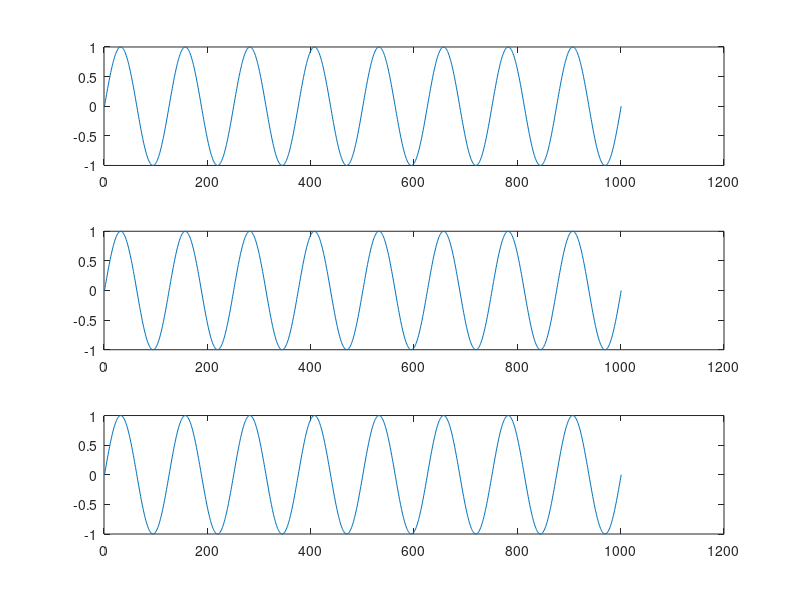
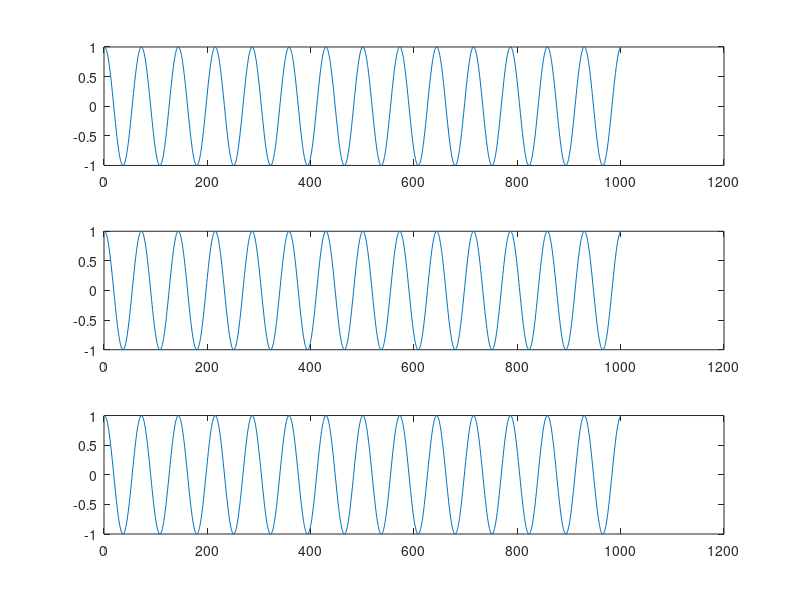
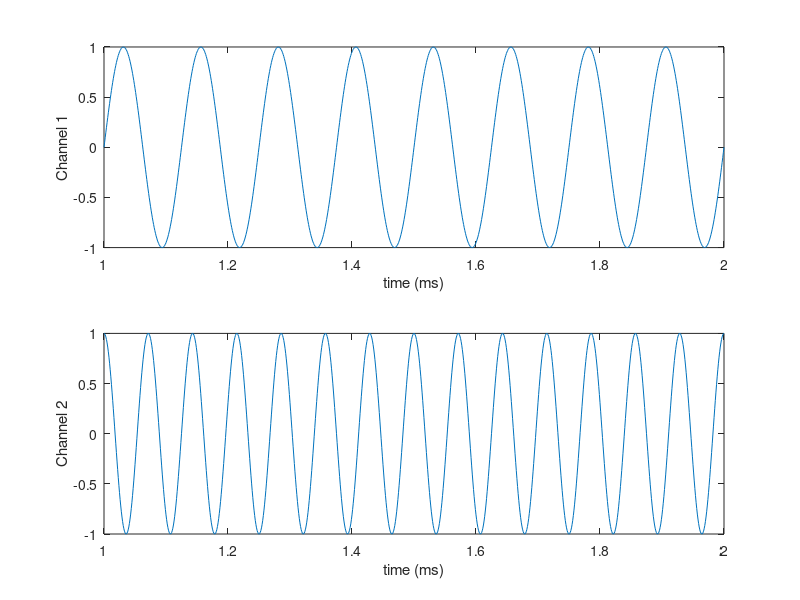

These figures' MATLAB source, in order: (Note: this script raises an error after producing the figures.)
%% Data analysis using wavelets,
% for github, 28 11 2014
% Make sample M-channel signal, here we have 3 channels
% Writen by Maria l- Stavrinou.

clear all 
Fs=1000;
dt=1/Fs;
f1=8; 
f2=14;
t=(1:dt:2);
s=sin(2*pi.*t*f1);
y=cos(2*pi.*t*f2);

ntrig=3;
nchan=2;
ntimepoints=length(t);


channel1=repmat(s,3,1);
channel2=repmat(y,3,1);
channels=cat(3, channel1, channel2);

data_all=zeros(ntimepoints, nchan, ntrig);
for nc=1:nchan,
    for kk=1:ntrig,
        new1=squeeze(channels(kk,:,nc)); % take channel1 for kk=1
        data_all(:,nc,kk)=new1;
        clear new1;
    end
end

% Evaluate that we have the correct single trials on the correct channel
for nc=1:2,
figure; for kk=1:3, subplot(3,1,kk); plot(squeeze(data_all(:,nc,kk)));end
end



%% Useful params 
ndata=1;
collect_chans_L=data_all;

% The general form  of the input data will be [ntimepoints x nchan x ntrig]
[ntimepoints nchan ntrig]=size(data_all);
% General form of timevector 
%timeVec=(1:length(collect_chans_L)).*1/fs;
timeVec=t;

%% Visualize data
figure;
for cc=1:nchan,
    ctemp=[];
    subplot(nchan, 1, cc); plot(timeVec, data_all(:,cc,1));
    xlabel('time (ms)'); ylabel(['Channel ' num2str(cc)]);
end
suptitle('Our signal - first trial plotted');
clear kk

%% Analysis starts:

%% analysis characteristics %%%%
freqN = input('frequency to start?        ');
repeats = input('For how many times -subsequent frequency bands?   ');
tic
%% Define frequencies
for q = 1:repeats
    freq1=freqN;
    freqN=freq1+20;  
    step=0.2;
    freqVec =freq1:step:freqN; % 2:0.05:16
    disp(freq1)
    disp(freqN)
    width=6;
    for k=1:ndata;
        TFR_array=zeros(length(freqVec), length(timeVec), nchan);
        RHO=0;
        for n=1:nchan  %start for every source - channel
        % Lets select the single trials and detrend them
            collect_sts=zeros(ntimepoints, ntrig-1);   
            collect_sts=data_all(:,n,:);
            collect_sts=squeeze(collect_sts);
            collect_sts=collect_sts'; % ntrig x ntimepoints

            for m=1:ntrig,
                buffer=collect_sts(m, :);
                buffer2=detrend(buffer(:));
                collect_sts(m,:)=buffer2;
                clear buffer buffer2
            end

            B = zeros(length(freqVec), ntimepoints); %% freqVec x timeLength
            PH = zeros(length(freqVec), ntimepoints); %% freqVec x timeLength
            TFR=[]; % empties the variable TFR
            for r=1:ntrig,  % for every single trial     
                for j=1:length(freqVec)  % for every frequency
                    a=squeeze(collect_chans_L(:,n,r))';
                      %[enrg, ph]= energyvec_phase(freqVec(j), collect_sts(r,:),fs, width);
                      %PH(j,:)=ph;
                      %B(j,:)=enrg +B(j,:);
                      B(j, :) = (energyvec(freqVec(j), a, Fs, width)) + B(j,:);
                      clear a
                end % for every frequency
                clear j
                temp(r,n,:,:)=PH(:,:);
            end % for every trigger
            clear r
            TFR = B/ntrig;  % TFR is mean value of B
            
            % or minus one 3marzo2004
            TFR_array(:,:,n) = TFR;
        end   % end for every source -channel
        clear n
  %TFR_all:  ndatasets x nfreqs x ntimepoints x nchan
  TFR_all(k,:,:,:)=TFR_array;
    end % for every data
    clear TFR
    x_array=zeros(ndata, length(timeVec));
    recon_array = zeros(length(freqVec), length(timeVec), nchan);
    for d = 1:nchan
        for f = 1:(length(freqVec))
            x_array = TFR_all(:,f,:,d);  % or TFR_all(k,f,:,d)
            mx_array = mean(x_array, 1);
            recon_array(f,:,d) = mx_array;
        end
        clear f
    end
    clear d
    %end % for repeats
clear q
%% Forming the general name of the dataset 
   %pathname1='C:\Users\Maria\Desktop\1stdatas';
    filename1='sample_data';
    len_1 = length(filename1); 
    save_name=[filename1 '_ANALYSIS_'];    
    stemp1 = [save_name '_' num2str(freq1) '_' num2str(freqN) '_' 'step' num2str(step) '_' 'recon_array_width' num2str(width)]; 
    stempext = ('.mat'); 
    stemp2 = [stemp1 stempext]; 
    pathname_save=pwd; % Or any other path 
    cd(pathname_save)%
    mkdir(stemp1); % 
    cd(stemp1); % 
    eval(['save ' stemp2 ' recon_array freqVec timeVec step filename1 stemp1 s ndata nchan'])
    
    %% Visualize results
    figure;
    for kk=1:nchan,
        subplot(nchan, 1, kk);
        Btemp=recon_array(:,:,kk);
        imagesc(timeVec, freqVec, Btemp);
        xlabel('time (sec)');
        ylabel('frequency (Hz)');
        clear Btemp
    end
    clear kk
    cd(pathname_save)
end  
    %%if we had multiple repeats and datasets here would be the end of
    %%%the first loop
toc    


